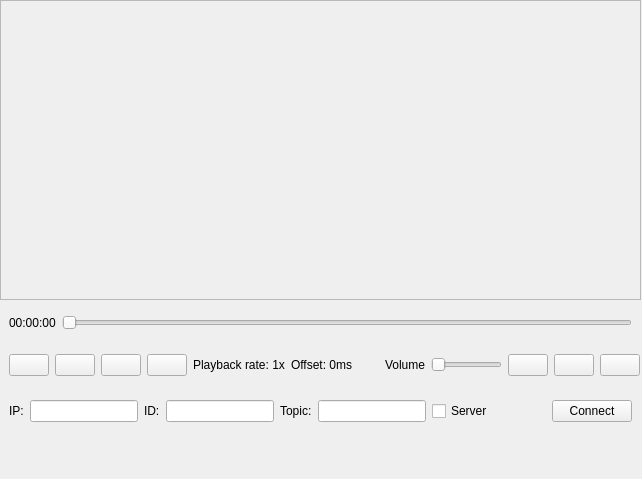
<?xml version="1.0" encoding="UTF-8"?>
<ui version="4.0">
 <class>MainWindow</class>
 <widget class="QMainWindow" name="MainWindow">
  <property name="geometry">
   <rect>
    <x>0</x>
    <y>0</y>
    <width>642</width>
    <height>479</height>
   </rect>
  </property>
  <property name="sizePolicy">
   <sizepolicy hsizetype="MinimumExpanding" vsizetype="MinimumExpanding">
    <horstretch>0</horstretch>
    <verstretch>0</verstretch>
   </sizepolicy>
  </property>
  <property name="windowTitle">
   <string>MQTT Sync Player</string>
  </property>
  <widget class="QWidget" name="centralwidget">
   <property name="enabled">
    <bool>true</bool>
   </property>
   <property name="sizePolicy">
    <sizepolicy hsizetype="MinimumExpanding" vsizetype="MinimumExpanding">
     <horstretch>0</horstretch>
     <verstretch>0</verstretch>
    </sizepolicy>
   </property>
   <property name="autoFillBackground">
    <bool>true</bool>
   </property>
   <widget class="QWidget" name="verticalLayoutWidget">
    <property name="geometry">
     <rect>
      <x>0</x>
      <y>0</y>
      <width>641</width>
      <height>431</height>
     </rect>
    </property>
    <layout class="QVBoxLayout" name="vboxlayout" stretch="1,0,0,0">
     <property name="sizeConstraint">
      <enum>QLayout::SetDefaultConstraint</enum>
     </property>
     <item>
      <widget class="QFrame" name="videoframe">
       <property name="autoFillBackground">
        <bool>true</bool>
       </property>
       <property name="frameShape">
        <enum>QFrame::StyledPanel</enum>
       </property>
       <property name="frameShadow">
        <enum>QFrame::Raised</enum>
       </property>
      </widget>
     </item>
     <item>
      <widget class="QWidget" name="top_control_box" native="true">
       <layout class="QHBoxLayout" name="top_layout_box">
        <item>
         <widget class="QLabel" name="timelabel">
          <property name="sizePolicy">
           <sizepolicy hsizetype="Preferred" vsizetype="Preferred">
            <horstretch>0</horstretch>
            <verstretch>0</verstretch>
           </sizepolicy>
          </property>
          <property name="text">
           <string>00:00:00</string>
          </property>
         </widget>
        </item>
        <item>
         <widget class="QSlider" name="positionslider">
          <property name="maximum">
           <number>1000</number>
          </property>
          <property name="orientation">
           <enum>Qt::Horizontal</enum>
          </property>
         </widget>
        </item>
       </layout>
      </widget>
     </item>
     <item>
      <widget class="QWidget" name="bottom_control_box" native="true">
       <layout class="QHBoxLayout" name="bottom_layout_box" stretch="0,0,0,0,0,0,0,0,0,0,0,0">
        <property name="rightMargin">
         <number>1</number>
        </property>
        <item>
         <widget class="QPushButton" name="previousframe">
          <property name="sizePolicy">
           <sizepolicy hsizetype="Fixed" vsizetype="Fixed">
            <horstretch>0</horstretch>
            <verstretch>0</verstretch>
           </sizepolicy>
          </property>
          <property name="maximumSize">
           <size>
            <width>40</width>
            <height>40</height>
           </size>
          </property>
          <property name="text">
           <string/>
          </property>
          <property name="icon">
           <iconset theme="SP_MediaSkipBackward"/>
          </property>
         </widget>
        </item>
        <item>
         <widget class="QPushButton" name="playbutton">
          <property name="sizePolicy">
           <sizepolicy hsizetype="Fixed" vsizetype="Fixed">
            <horstretch>0</horstretch>
            <verstretch>0</verstretch>
           </sizepolicy>
          </property>
          <property name="maximumSize">
           <size>
            <width>40</width>
            <height>40</height>
           </size>
          </property>
          <property name="text">
           <string/>
          </property>
          <property name="icon">
           <iconset theme="SP_MediaPlay"/>
          </property>
         </widget>
        </item>
        <item>
         <widget class="QPushButton" name="nextframe">
          <property name="sizePolicy">
           <sizepolicy hsizetype="Fixed" vsizetype="Fixed">
            <horstretch>0</horstretch>
            <verstretch>0</verstretch>
           </sizepolicy>
          </property>
          <property name="maximumSize">
           <size>
            <width>40</width>
            <height>40</height>
           </size>
          </property>
          <property name="text">
           <string/>
          </property>
          <property name="icon">
           <iconset theme="SP_MediaSkipForward"/>
          </property>
         </widget>
        </item>
        <item>
         <widget class="QPushButton" name="maximize">
          <property name="sizePolicy">
           <sizepolicy hsizetype="Fixed" vsizetype="Fixed">
            <horstretch>0</horstretch>
            <verstretch>0</verstretch>
           </sizepolicy>
          </property>
          <property name="maximumSize">
           <size>
            <width>40</width>
            <height>40</height>
           </size>
          </property>
          <property name="text">
           <string/>
          </property>
          <property name="icon">
           <iconset theme="SP_TitleBarMaxButton"/>
          </property>
         </widget>
        </item>
        <item>
         <widget class="QLabel" name="pb_rate_label">
          <property name="text">
           <string>Playback rate: 1x</string>
          </property>
         </widget>
        </item>
        <item>
         <widget class="QLabel" name="offset_label">
          <property name="text">
           <string>Offset: 0ms</string>
          </property>
         </widget>
        </item>
        <item>
         <spacer name="horizontalSpacer">
          <property name="orientation">
           <enum>Qt::Horizontal</enum>
          </property>
          <property name="sizeHint" stdset="0">
           <size>
            <width>40</width>
            <height>20</height>
           </size>
          </property>
         </spacer>
        </item>
        <item>
         <widget class="QLabel" name="volume_label">
          <property name="text">
           <string>Volume</string>
          </property>
         </widget>
        </item>
        <item>
         <widget class="QSlider" name="volume_slider">
          <property name="maximum">
           <number>100</number>
          </property>
          <property name="orientation">
           <enum>Qt::Horizontal</enum>
          </property>
         </widget>
        </item>
        <item>
         <widget class="QPushButton" name="decr_pb_rate">
          <property name="sizePolicy">
           <sizepolicy hsizetype="Fixed" vsizetype="Fixed">
            <horstretch>0</horstretch>
            <verstretch>0</verstretch>
           </sizepolicy>
          </property>
          <property name="maximumSize">
           <size>
            <width>40</width>
            <height>40</height>
           </size>
          </property>
          <property name="text">
           <string/>
          </property>
          <property name="icon">
           <iconset theme="SP_MediaSeekBackward"/>
          </property>
         </widget>
        </item>
        <item>
         <widget class="QPushButton" name="stopbutton">
          <property name="sizePolicy">
           <sizepolicy hsizetype="Fixed" vsizetype="Fixed">
            <horstretch>0</horstretch>
            <verstretch>0</verstretch>
           </sizepolicy>
          </property>
          <property name="maximumSize">
           <size>
            <width>40</width>
            <height>40</height>
           </size>
          </property>
          <property name="text">
           <string/>
          </property>
          <property name="icon">
           <iconset theme="SP_MediaStop"/>
          </property>
         </widget>
        </item>
        <item>
         <widget class="QPushButton" name="incr_pb_rate">
          <property name="sizePolicy">
           <sizepolicy hsizetype="Fixed" vsizetype="Fixed">
            <horstretch>0</horstretch>
            <verstretch>0</verstretch>
           </sizepolicy>
          </property>
          <property name="maximumSize">
           <size>
            <width>40</width>
            <height>40</height>
           </size>
          </property>
          <property name="text">
           <string/>
          </property>
          <property name="icon">
           <iconset theme="SP_MediaSeekForward"/>
          </property>
         </widget>
        </item>
       </layout>
      </widget>
     </item>
     <item>
      <widget class="QWidget" name="mqtt_control_box" native="true">
       <layout class="QHBoxLayout" name="mqtt_layout">
        <item>
         <widget class="QLabel" name="ip_label">
          <property name="maximumSize">
           <size>
            <width>16777215</width>
            <height>35</height>
           </size>
          </property>
          <property name="text">
           <string>IP:</string>
          </property>
         </widget>
        </item>
        <item>
         <widget class="QLineEdit" name="ip_address">
          <property name="maximumSize">
           <size>
            <width>16777215</width>
            <height>35</height>
           </size>
          </property>
          <property name="clearButtonEnabled">
           <bool>false</bool>
          </property>
         </widget>
        </item>
        <item>
         <widget class="QLabel" name="id_label">
          <property name="maximumSize">
           <size>
            <width>16777215</width>
            <height>35</height>
           </size>
          </property>
          <property name="text">
           <string>ID:</string>
          </property>
         </widget>
        </item>
        <item>
         <widget class="QLineEdit" name="client_id_input">
          <property name="maximumSize">
           <size>
            <width>16777215</width>
            <height>35</height>
           </size>
          </property>
          <property name="text">
           <string/>
          </property>
          <property name="echoMode">
           <enum>QLineEdit::Password</enum>
          </property>
         </widget>
        </item>
        <item>
         <widget class="QLabel" name="topic_label">
          <property name="maximumSize">
           <size>
            <width>16777215</width>
            <height>35</height>
           </size>
          </property>
          <property name="text">
           <string>Topic:</string>
          </property>
         </widget>
        </item>
        <item>
         <widget class="QLineEdit" name="topic_input">
          <property name="maximumSize">
           <size>
            <width>16777215</width>
            <height>35</height>
           </size>
          </property>
         </widget>
        </item>
        <item>
         <widget class="QCheckBox" name="server_input">
          <property name="maximumSize">
           <size>
            <width>16777215</width>
            <height>35</height>
           </size>
          </property>
          <property name="text">
           <string>Server</string>
          </property>
         </widget>
        </item>
        <item>
         <spacer name="horizontalSpacer_2">
          <property name="orientation">
           <enum>Qt::Horizontal</enum>
          </property>
          <property name="sizeHint" stdset="0">
           <size>
            <width>40</width>
            <height>20</height>
           </size>
          </property>
         </spacer>
        </item>
        <item>
         <widget class="QPushButton" name="connect_button">
          <property name="maximumSize">
           <size>
            <width>16777215</width>
            <height>35</height>
           </size>
          </property>
          <property name="text">
           <string>Connect</string>
          </property>
         </widget>
        </item>
       </layout>
      </widget>
     </item>
    </layout>
   </widget>
  </widget>
  <widget class="QMenuBar" name="menu_bar">
   <property name="geometry">
    <rect>
     <x>0</x>
     <y>0</y>
     <width>642</width>
     <height>23</height>
    </rect>
   </property>
  </widget>
 </widget>
 <resources/>
 <connections/>
</ui>
